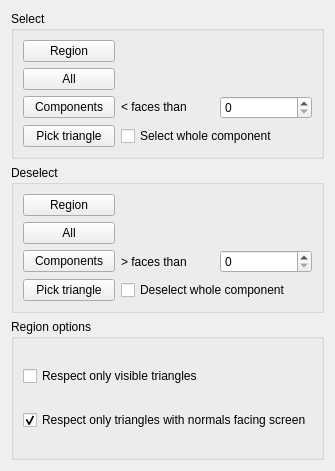
<?xml version="1.0" encoding="UTF-8"?>
<ui version="4.0">
 <class>MeshGui::RemoveComponents</class>
 <widget class="QWidget" name="MeshGui::RemoveComponents">
  <property name="geometry">
   <rect>
    <x>0</x>
    <y>0</y>
    <width>303</width>
    <height>471</height>
   </rect>
  </property>
  <property name="windowTitle">
   <string>Remove components</string>
  </property>
  <layout class="QGridLayout" name="gridLayout_2">
   <item row="0" column="0">
    <widget class="QGroupBox" name="groupBox">
     <property name="title">
      <string>Select</string>
     </property>
     <layout class="QGridLayout">
      <property name="margin">
       <number>9</number>
      </property>
      <property name="spacing">
       <number>6</number>
      </property>
      <item row="3" column="1" colspan="2">
       <widget class="QCheckBox" name="cbSelectComp">
        <property name="text">
         <string>Select whole component</string>
        </property>
       </widget>
      </item>
      <item row="3" column="0">
       <widget class="QPushButton" name="selectTriangle">
        <property name="text">
         <string>Pick triangle</string>
        </property>
       </widget>
      </item>
      <item row="2" column="2">
       <widget class="QSpinBox" name="spSelectComp"/>
      </item>
      <item row="2" column="1">
       <widget class="QLabel" name="label">
        <property name="text">
         <string>&lt; faces than</string>
        </property>
       </widget>
      </item>
      <item row="0" column="0">
       <widget class="QPushButton" name="selectRegion">
        <property name="text">
         <string>Region</string>
        </property>
       </widget>
      </item>
      <item row="2" column="0">
       <widget class="QPushButton" name="selectComponents">
        <property name="text">
         <string>Components</string>
        </property>
       </widget>
      </item>
      <item row="0" column="1" colspan="2">
       <spacer>
        <property name="orientation">
         <enum>Qt::Horizontal</enum>
        </property>
        <property name="sizeHint" stdset="0">
         <size>
          <width>161</width>
          <height>20</height>
         </size>
        </property>
       </spacer>
      </item>
      <item row="1" column="0">
       <widget class="QPushButton" name="selectAll">
        <property name="text">
         <string>All</string>
        </property>
       </widget>
      </item>
      <item row="1" column="1" colspan="2">
       <spacer>
        <property name="orientation">
         <enum>Qt::Horizontal</enum>
        </property>
        <property name="sizeHint" stdset="0">
         <size>
          <width>161</width>
          <height>20</height>
         </size>
        </property>
       </spacer>
      </item>
     </layout>
    </widget>
   </item>
   <item row="1" column="0">
    <widget class="QGroupBox" name="groupBox_2">
     <property name="title">
      <string>Deselect</string>
     </property>
     <layout class="QGridLayout">
      <property name="margin">
       <number>9</number>
      </property>
      <property name="spacing">
       <number>6</number>
      </property>
      <item row="3" column="1" colspan="2">
       <widget class="QCheckBox" name="cbDeselectComp">
        <property name="text">
         <string>Deselect whole component</string>
        </property>
       </widget>
      </item>
      <item row="3" column="0">
       <widget class="QPushButton" name="deselectTriangle">
        <property name="text">
         <string>Pick triangle</string>
        </property>
       </widget>
      </item>
      <item row="2" column="2">
       <widget class="QSpinBox" name="spDeselectComp"/>
      </item>
      <item row="2" column="1">
       <widget class="QLabel" name="label_2">
        <property name="text">
         <string>&gt; faces than</string>
        </property>
       </widget>
      </item>
      <item row="1" column="1" colspan="2">
       <spacer>
        <property name="orientation">
         <enum>Qt::Horizontal</enum>
        </property>
        <property name="sizeHint" stdset="0">
         <size>
          <width>181</width>
          <height>20</height>
         </size>
        </property>
       </spacer>
      </item>
      <item row="0" column="0">
       <widget class="QPushButton" name="deselectRegion">
        <property name="text">
         <string>Region</string>
        </property>
       </widget>
      </item>
      <item row="0" column="1" colspan="2">
       <spacer>
        <property name="orientation">
         <enum>Qt::Horizontal</enum>
        </property>
        <property name="sizeHint" stdset="0">
         <size>
          <width>21</width>
          <height>20</height>
         </size>
        </property>
       </spacer>
      </item>
      <item row="1" column="0">
       <widget class="QPushButton" name="deselectAll">
        <property name="text">
         <string>All</string>
        </property>
       </widget>
      </item>
      <item row="2" column="0">
       <widget class="QPushButton" name="deselectComponents">
        <property name="text">
         <string>Components</string>
        </property>
       </widget>
      </item>
     </layout>
    </widget>
   </item>
   <item row="2" column="0">
    <widget class="QGroupBox" name="groupBox_3">
     <property name="title">
      <string>Region options</string>
     </property>
     <layout class="QGridLayout" name="gridLayout_3">
      <item row="0" column="0">
       <widget class="QCheckBox" name="visibleTriangles">
        <property name="text">
         <string>Respect only visible triangles</string>
        </property>
        <property name="checked">
         <bool>false</bool>
        </property>
       </widget>
      </item>
      <item row="1" column="0">
       <widget class="QCheckBox" name="screenTriangles">
        <property name="text">
         <string>Respect only triangles with normals facing screen</string>
        </property>
        <property name="checked">
         <bool>true</bool>
        </property>
       </widget>
      </item>
     </layout>
    </widget>
   </item>
  </layout>
 </widget>
 <tabstops>
  <tabstop>selectRegion</tabstop>
  <tabstop>selectAll</tabstop>
  <tabstop>selectComponents</tabstop>
  <tabstop>spSelectComp</tabstop>
  <tabstop>selectTriangle</tabstop>
  <tabstop>cbSelectComp</tabstop>
  <tabstop>deselectRegion</tabstop>
  <tabstop>deselectAll</tabstop>
  <tabstop>deselectComponents</tabstop>
  <tabstop>spDeselectComp</tabstop>
  <tabstop>deselectTriangle</tabstop>
  <tabstop>cbDeselectComp</tabstop>
 </tabstops>
 <resources/>
 <connections/>
</ui>
